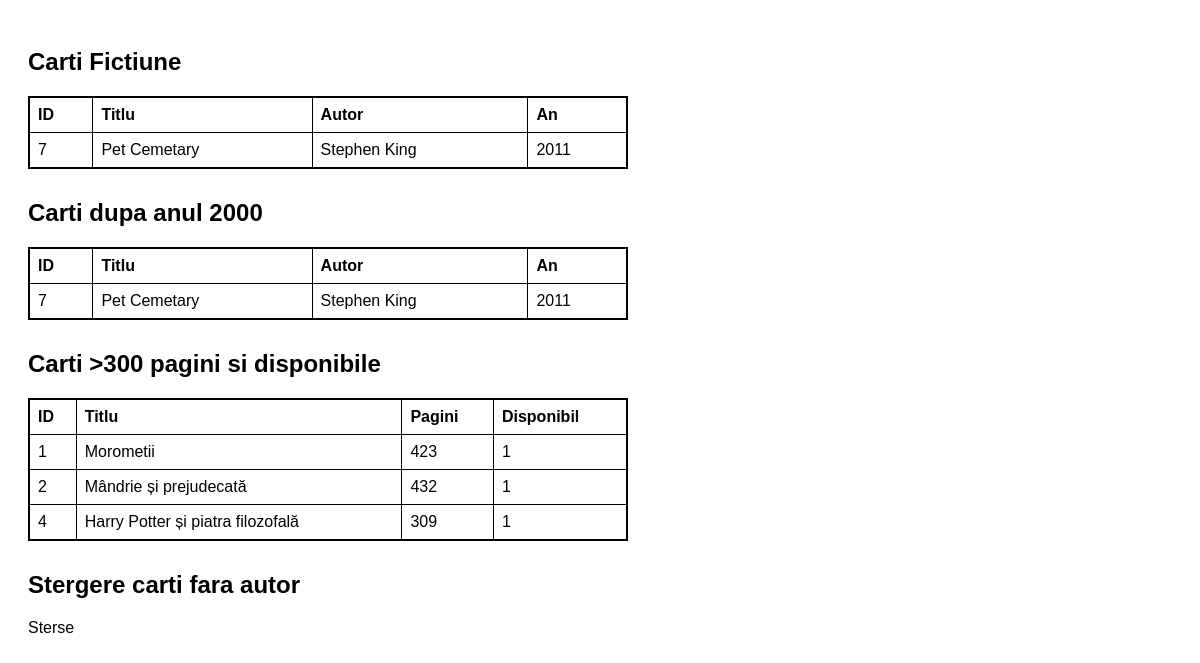
/Lab8_Danu/afisari_carti.php, run on the app's committed database.
### tables this page shows
CREATE TABLE `carti_biblioteca` (
  `id` int(11) NOT NULL,
  `titlu_carte` varchar(50) NOT NULL,
  `autor` varchar(50) NOT NULL,
  `gen_literar` varchar(50) NOT NULL,
  `an_publicare` int(11) NOT NULL,
  `nr_pagini` int(11) NOT NULL,
  `descriere` text NOT NULL,
  `stare_disponibilitate` tinyint(1) NOT NULL
);

### Lab8_Danu/afisari_carti.php (the view, shortened to what this page needs)
<!DOCTYPE html>
<html lang="en">
<head>
    <link rel="stylesheet" href="style.css">
</head>
<body>
    <?php
include "connexion.php";
?>
<h2>Carti Fictiune</h2>
<table>
<tr>
    <th>ID</th>
    <th>Titlu</th>
    <th>Autor</th>
    <th>An</th>
</tr>
<?php
$r = $conn->query("SELECT * FROM carti_biblioteca WHERE gen_literar='Fictiune'");
while ($c = $r->fetch_assoc()) {
    echo "<tr>
            <td>".$c['id']."</td>
            <td>".$c['titlu_carte']."</td>
            <td>".$c['autor']."</td>
            <td>".$c['an_publicare']."</td>
          </tr>";
}
?>
</table>
<h2>Carti dupa anul 2000</h2>
<table>
<tr>
    <th>ID</th>
    <th>Titlu</th>
    <th>Autor</th>
    <th>An</th>
</tr>
<?php
$r = $conn->query("SELECT * FROM carti_biblioteca WHERE an_publicare > 2000");
while ($c = $r->fetch_assoc()) {
    echo "<tr>
            <td>".$c['id']."</td>
            <td>".$c['titlu_carte']."</td>
            <td>".$c['autor']."</td>
            <td>".$c['an_publicare']."</td>
          </tr>";
}
?>
</table>
<h2>Carti >300 pagini si disponibile</h2>
<table>
<tr>
    <th>ID</th>
    <th>Titlu</th>
    <th>Pagini</th>
    <th>Disponibil</th>
</tr>
<?php
$r = $conn->query("SELECT * FROM carti_biblioteca WHERE nr_pagini > 300 AND stare_disponibilitate=1");
while ($c = $r->fetch_assoc()) {
    echo "<tr>
            <td>".$c['id']."</td>
            <td>".$c['titlu_carte']."</td>
            <td>".$c['nr_pagini']."</td>
            <td>".$c['stare_disponibilitate']."</td>
          </tr>";
}
?>
</table>
<h2>Stergere carti fara autor</h2>
<?php
echo "Sterse";
?>
</body>
</html>

### Lab8_Danu/style.css (style rules this page uses)
body { font-family: Arial; padding: 20px; }
table { border-collapse: collapse; width: 600px; margin-bottom: 30px; border: 2px solid black; }
th, td { border: 1px solid black; padding: 8px; text-align: left; }

### data on the page
carti_biblioteca: id "7", titlu_carte "Pet Cemetary", autor "Stephen King", an_publicare "2011"
carti_biblioteca: id "1", titlu_carte "Morometii", nr_pagini "423", stare_disponibilitate "1"
carti_biblioteca: id "2", titlu_carte "Mândrie și prejudecată", nr_pagini "432", stare_disponibilitate "1"
carti_biblioteca: id "4", titlu_carte "Harry Potter și piatra filozofală", nr_pagini "309", stare_disponibilitate "1"
